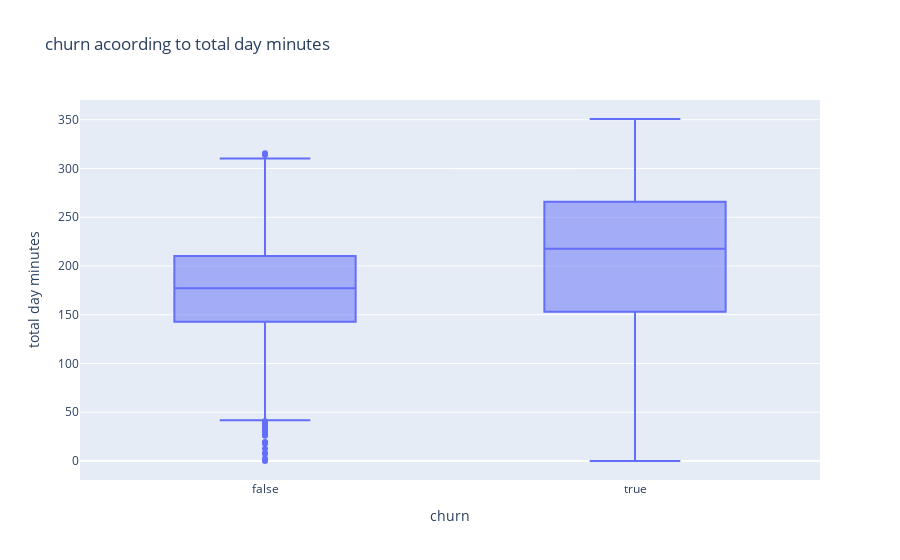

The notebook cell saved with this chart:
### Markdown cell above
its a good indication that most customers are satisfied with the voice mail service

### Code cell
# lets look at the number of customers who churn acoording total day minutes

fig=px.box(df,x='churn',y='total day minutes',title='churn acoording to total day minutes')
fig.show()

### Figure 1 — Plotly figure (JSON) as saved in the notebook; plotly's stock layout.template omitted (floating-point values rounded to 4 significant figures; data arrays with more than 128 entries replaced by an {"elided": "..."} marker saying what was removed)
{"data": [{"alignmentgroup": "True", "hovertemplate": "churn=%{x}<br>total day minutes=%{y}<extra></extra>", "legendgroup": "", "marker": {"color": "#636efa"}, "name": "", "notched": false, "offsetgroup": "", "orientation": "v", "showlegend": false, "type": "box", "x": {"elided": "3333 bool values"}, "x0": " ", "xaxis": "x", "y": {"elided": "3333 float values"}, "y0": " ", "yaxis": "y"}], "layout": {"boxmode": "group", "legend": {"tracegroupgap": 0}, "title": {"text": "churn acoording to total day minutes"}, "xaxis": {"anchor": "y", "domain": [0, 1], "title": {"text": "churn"}}, "yaxis": {"anchor": "x", "domain": [0, 1], "title": {"text": "total day minutes"}}}}
